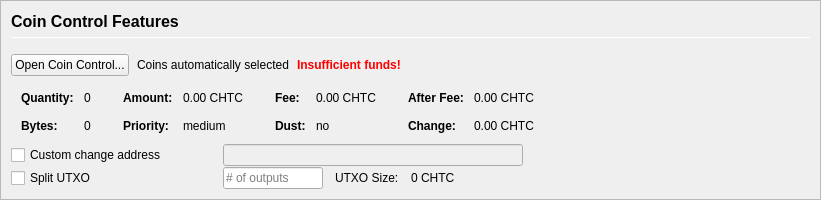
         <widget class="QFrame" name="frameCoinControl">
          <property name="sizePolicy">
           <sizepolicy hsizetype="Expanding" vsizetype="Expanding">
            <horstretch>0</horstretch>
            <verstretch>0</verstretch>
           </sizepolicy>
          </property>
          <property name="maximumSize">
           <size>
            <width>16777215</width>
            <height>16777215</height>
           </size>
          </property>
          <property name="frameShape">
           <enum>QFrame::StyledPanel</enum>
          </property>
          <property name="frameShadow">
           <enum>QFrame::Sunken</enum>
          </property>
          <layout class="QVBoxLayout" name="verticalLayoutCoinControl2">
           <property name="spacing">
            <number>0</number>
           </property>
           <property name="leftMargin">
            <number>0</number>
           </property>
           <property name="topMargin">
            <number>0</number>
           </property>
           <property name="rightMargin">
            <number>0</number>
           </property>
           <property name="bottomMargin">
            <number>0</number>
           </property>
           <item>
            <widget class="QFrame" name="frameCoinControl_BG">
             <layout class="QVBoxLayout" name="verticalLayoutCoinControl" stretch="0,0,0,0,0,0">
              <property name="spacing">
               <number>1</number>
              </property>
              <property name="leftMargin">
               <number>10</number>
              </property>
              <property name="topMargin">
               <number>10</number>
              </property>
              <item>
               <layout class="QHBoxLayout" name="horizontalLayoutCoinControl1">
                <property name="bottomMargin">
                 <number>15</number>
                </property>
                <item>
                 <layout class="QVBoxLayout" name="verticalLayout_3">
                  <property name="spacing">
                   <number>6</number>
                  </property>
                  <item>
                   <widget class="QLabel" name="labelCoinControlFeatures">
                    <property name="sizePolicy">
                     <sizepolicy hsizetype="Preferred" vsizetype="Maximum">
                      <horstretch>0</horstretch>
                      <verstretch>0</verstretch>
                     </sizepolicy>
                    </property>
                    <property name="minimumSize">
                     <size>
                      <width>0</width>
                      <height>20</height>
                     </size>
                    </property>
                    <property name="font">
                     <font>
                      <pointsize>12</pointsize>
                      <weight>75</weight>
                      <bold>true</bold>
                     </font>
                    </property>
                    <property name="styleSheet">
                     <string notr="true">font-weight:bold;</string>
                    </property>
                    <property name="text">
                     <string>Coin Control Features</string>
                    </property>
                   </widget>
                  </item>
                  <item>
                   <widget class="Line" name="line">
                    <property name="minimumSize">
                     <size>
                      <width>0</width>
                      <height>1</height>
                     </size>
                    </property>
                    <property name="maximumSize">
                     <size>
                      <width>16777215</width>
                      <height>1</height>
                     </size>
                    </property>
                    <property name="orientation">
                     <enum>Qt::Horizontal</enum>
                    </property>
                   </widget>
                  </item>
                 </layout>
                </item>
               </layout>
              </item>
              <item>
               <layout class="QHBoxLayout" name="horizontalLayoutCoinControl2" stretch="0,0,0,0">
                <property name="spacing">
                 <number>8</number>
                </property>
                <property name="bottomMargin">
                 <number>10</number>
                </property>
                <item>
                 <widget class="QPushButton" name="pushButtonCoinControl">
                  <property name="styleSheet">
                   <string notr="true"/>
                  </property>
                  <property name="text">
                   <string>Open Coin Control...</string>
                  </property>
                  <property name="autoDefault">
                   <bool>false</bool>
                  </property>
                 </widget>
                </item>
                <item>
                 <widget class="QLabel" name="labelCoinControlAutomaticallySelected">
                  <property name="text">
                   <string>Coins automatically selected</string>
                  </property>
                  <property name="margin">
                   <number>5</number>
                  </property>
                 </widget>
                </item>
                <item>
                 <widget class="QLabel" name="labelCoinControlInsuffFunds">
                  <property name="font">
                   <font>
                    <weight>75</weight>
                    <bold>true</bold>
                   </font>
                  </property>
                  <property name="styleSheet">
                   <string notr="true">color:red;font-weight:bold;</string>
                  </property>
                  <property name="text">
                   <string>Insufficient funds!</string>
                  </property>
                  <property name="margin">
                   <number>5</number>
                  </property>
                 </widget>
                </item>
                <item>
                 <spacer name="horizontalSpacerCoinControl">
                  <property name="orientation">
                   <enum>Qt::Horizontal</enum>
                  </property>
                  <property name="sizeHint" stdset="0">
                   <size>
                    <width>40</width>
                    <height>1</height>
                   </size>
                  </property>
                 </spacer>
                </item>
               </layout>
              </item>
              <item>
               <widget class="QWidget" name="widgetCoinControl" native="true">
                <property name="sizePolicy">
                 <sizepolicy hsizetype="Preferred" vsizetype="Preferred">
                  <horstretch>0</horstretch>
                  <verstretch>0</verstretch>
                 </sizepolicy>
                </property>
                <property name="minimumSize">
                 <size>
                  <width>0</width>
                  <height>0</height>
                 </size>
                </property>
                <property name="styleSheet">
                 <string notr="true"/>
                </property>
                <layout class="QHBoxLayout" name="horizontalLayoutCoinControl5">
                 <property name="leftMargin">
                  <number>0</number>
                 </property>
                 <property name="topMargin">
                  <number>0</number>
                 </property>
                 <property name="rightMargin">
                  <number>0</number>
                 </property>
                 <property name="bottomMargin">
                  <number>0</number>
                 </property>
                 <item>
                  <layout class="QHBoxLayout" name="horizontalLayoutCoinControl3" stretch="0,0,0,1">
                   <property name="spacing">
                    <number>20</number>
                   </property>
                   <property name="topMargin">
                    <number>0</number>
                   </property>
                   <property name="bottomMargin">
                    <number>10</number>
                   </property>
                   <item>
                    <layout class="QFormLayout" name="formLayoutCoinControl1">
                     <property name="horizontalSpacing">
                      <number>10</number>
                     </property>
                     <property name="verticalSpacing">
                      <number>14</number>
                     </property>
                     <property name="leftMargin">
                      <number>10</number>
                     </property>
                     <property name="topMargin">
                      <number>4</number>
                     </property>
                     <property name="rightMargin">
                      <number>6</number>
                     </property>
                     <item row="0" column="0">
                      <widget class="QLabel" name="labelCoinControlQuantityText">
                       <property name="font">
                        <font>
                         <weight>75</weight>
                         <bold>true</bold>
                        </font>
                       </property>
                       <property name="text">
                        <string>Quantity:</string>
                       </property>
                       <property name="margin">
                        <number>0</number>
                       </property>
                      </widget>
                     </item>
                     <item row="0" column="1">
                      <widget class="QLabel" name="labelCoinControlQuantity">
                       <property name="cursor">
                        <cursorShape>IBeamCursor</cursorShape>
                       </property>
                       <property name="contextMenuPolicy">
                        <enum>Qt::ActionsContextMenu</enum>
                       </property>
                       <property name="text">
                        <string notr="true">0</string>
                       </property>
                       <property name="margin">
                        <number>0</number>
                       </property>
                       <property name="textInteractionFlags">
                        <set>Qt::LinksAccessibleByMouse|Qt::TextSelectableByKeyboard|Qt::TextSelectableByMouse</set>
                       </property>
                      </widget>
                     </item>
                     <item row="1" column="0">
                      <widget class="QLabel" name="labelCoinControlBytesText">
                       <property name="font">
                        <font>
                         <weight>75</weight>
                         <bold>true</bold>
                        </font>
                       </property>
                       <property name="text">
                        <string>Bytes:</string>
                       </property>
                      </widget>
                     </item>
                     <item row="1" column="1">
                      <widget class="QLabel" name="labelCoinControlBytes">
                       <property name="cursor">
                        <cursorShape>IBeamCursor</cursorShape>
                       </property>
                       <property name="contextMenuPolicy">
                        <enum>Qt::ActionsContextMenu</enum>
                       </property>
                       <property name="text">
                        <string notr="true">0</string>
                       </property>
                       <property name="textInteractionFlags">
                        <set>Qt::LinksAccessibleByMouse|Qt::TextSelectableByKeyboard|Qt::TextSelectableByMouse</set>
                       </property>
                      </widget>
                     </item>
                    </layout>
                   </item>
                   <item>
                    <layout class="QFormLayout" name="formLayoutCoinControl2">
                     <property name="horizontalSpacing">
                      <number>10</number>
                     </property>
                     <property name="verticalSpacing">
                      <number>14</number>
                     </property>
                     <property name="leftMargin">
                      <number>6</number>
                     </property>
                     <property name="topMargin">
                      <number>4</number>
                     </property>
                     <property name="rightMargin">
                      <number>6</number>
                     </property>
                     <item row="0" column="0">
                      <widget class="QLabel" name="labelCoinControlAmountText">
                       <property name="font">
                        <font>
                         <weight>75</weight>
                         <bold>true</bold>
                        </font>
                       </property>
                       <property name="text">
                        <string>Amount:</string>
                       </property>
                       <property name="margin">
                        <number>0</number>
                       </property>
                      </widget>
                     </item>
                     <item row="0" column="1">
                      <widget class="QLabel" name="labelCoinControlAmount">
                       <property name="cursor">
                        <cursorShape>IBeamCursor</cursorShape>
                       </property>
                       <property name="contextMenuPolicy">
                        <enum>Qt::ActionsContextMenu</enum>
                       </property>
                       <property name="text">
                        <string notr="true">0.00 CHTC</string>
                       </property>
                       <property name="textInteractionFlags">
                        <set>Qt::LinksAccessibleByMouse|Qt::TextSelectableByKeyboard|Qt::TextSelectableByMouse</set>
                       </property>
                      </widget>
                     </item>
                     <item row="1" column="0">
                      <widget class="QLabel" name="labelCoinControlPriorityText">
                       <property name="font">
                        <font>
                         <weight>75</weight>
                         <bold>true</bold>
                        </font>
                       </property>
                       <property name="text">
                        <string>Priority:</string>
                       </property>
                      </widget>
                     </item>
                     <item row="1" column="1">
                      <widget class="QLabel" name="labelCoinControlPriority">
                       <property name="cursor">
                        <cursorShape>IBeamCursor</cursorShape>
                       </property>
                       <property name="contextMenuPolicy">
                        <enum>Qt::ActionsContextMenu</enum>
                       </property>
                       <property name="text">
                        <string>medium</string>
                       </property>
                       <property name="textInteractionFlags">
                        <set>Qt::LinksAccessibleByMouse|Qt::TextSelectableByKeyboard|Qt::TextSelectableByMouse</set>
                       </property>
                      </widget>
                     </item>
                    </layout>
                   </item>
                   <item>
                    <layout class="QFormLayout" name="formLayoutCoinControl3">
                     <property name="horizontalSpacing">
                      <number>10</number>
                     </property>
                     <property name="verticalSpacing">
                      <number>14</number>
                     </property>
                     <property name="leftMargin">
                      <number>6</number>
                     </property>
                     <property name="topMargin">
                      <number>4</number>
                     </property>
                     <property name="rightMargin">
                      <number>6</number>
                     </property>
                     <item row="0" column="0">
                      <widget class="QLabel" name="labelCoinControlFeeText">
                       <property name="font">
                        <font>
                         <weight>75</weight>
                         <bold>true</bold>
                        </font>
                       </property>
                       <property name="text">
                        <string>Fee:</string>
                       </property>
                       <property name="margin">
                        <number>0</number>
                       </property>
                      </widget>
                     </item>
                     <item row="0" column="1">
                      <widget class="QLabel" name="labelCoinControlFee">
                       <property name="cursor">
                        <cursorShape>IBeamCursor</cursorShape>
                       </property>
                       <property name="contextMenuPolicy">
                        <enum>Qt::ActionsContextMenu</enum>
                       </property>
                       <property name="text">
                        <string notr="true">0.00 CHTC</string>
                       </property>
                       <property name="textInteractionFlags">
                        <set>Qt::LinksAccessibleByMouse|Qt::TextSelectableByKeyboard|Qt::TextSelectableByMouse</set>
                       </property>
                      </widget>
                     </item>
                     <item row="1" column="0">
                      <widget class="QLabel" name="labelCoinControlLowOutputText">
                       <property name="font">
                        <font>
                         <weight>75</weight>
                         <bold>true</bold>
                        </font>
                       </property>
                       <property name="text">
                        <string>Dust:</string>
                       </property>
                      </widget>
                     </item>
                     <item row="1" column="1">
                      <widget class="QLabel" name="labelCoinControlLowOutput">
                       <property name="cursor">
                        <cursorShape>IBeamCursor</cursorShape>
                       </property>
                       <property name="contextMenuPolicy">
                        <enum>Qt::ActionsContextMenu</enum>
                       </property>
                       <property name="text">
                        <string>no</string>
                       </property>
                       <property name="textInteractionFlags">
                        <set>Qt::LinksAccessibleByMouse|Qt::TextSelectableByKeyboard|Qt::TextSelectableByMouse</set>
                       </property>
                      </widget>
                     </item>
                    </layout>
                   </item>
                   <item>
                    <layout class="QFormLayout" name="formLayoutCoinControl4">
                     <property name="horizontalSpacing">
                      <number>10</number>
                     </property>
                     <property name="verticalSpacing">
                      <number>14</number>
                     </property>
                     <property name="leftMargin">
                      <number>6</number>
                     </property>
                     <property name="topMargin">
                      <number>4</number>
                     </property>
                     <property name="rightMargin">
                      <number>6</number>
                     </property>
                     <item row="0" column="0">
                      <widget class="QLabel" name="labelCoinControlAfterFeeText">
                       <property name="font">
                        <font>
                         <weight>75</weight>
                         <bold>true</bold>
                        </font>
                       </property>
                       <property name="text">
                        <string>After Fee:</string>
                       </property>
                       <property name="margin">
                        <number>0</number>
                       </property>
                      </widget>
                     </item>
                     <item row="0" column="1">
                      <widget class="QLabel" name="labelCoinControlAfterFee">
                       <property name="cursor">
                        <cursorShape>IBeamCursor</cursorShape>
                       </property>
                       <property name="contextMenuPolicy">
                        <enum>Qt::ActionsContextMenu</enum>
                       </property>
                       <property name="text">
                        <string notr="true">0.00 CHTC</string>
                       </property>
                       <property name="textInteractionFlags">
                        <set>Qt::LinksAccessibleByMouse|Qt::TextSelectableByKeyboard|Qt::TextSelectableByMouse</set>
                       </property>
                      </widget>
                     </item>
                     <item row="1" column="0">
                      <widget class="QLabel" name="labelCoinControlChangeText">
                       <property name="font">
                        <font>
                         <weight>75</weight>
                         <bold>true</bold>
                        </font>
                       </property>
                       <property name="text">
                        <string>Change:</string>
                       </property>
                      </widget>
                     </item>
                     <item row="1" column="1">
                      <widget class="QLabel" name="labelCoinControlChange">
                       <property name="cursor">
                        <cursorShape>IBeamCursor</cursorShape>
                       </property>
                       <property name="contextMenuPolicy">
                        <enum>Qt::ActionsContextMenu</enum>
                       </property>
                       <property name="text">
                        <string notr="true">0.00 CHTC</string>
                       </property>
                       <property name="textInteractionFlags">
                        <set>Qt::LinksAccessibleByMouse|Qt::TextSelectableByKeyboard|Qt::TextSelectableByMouse</set>
                       </property>
                      </widget>
                     </item>
                    </layout>
                   </item>
                  </layout>
                 </item>
                </layout>
               </widget>
              </item>
              <item>
               <layout class="QHBoxLayout" name="horizontalLayoutCoinControl4">
                <property name="spacing">
                 <number>12</number>
                </property>
                <property name="sizeConstraint">
                 <enum>QLayout::SetDefaultConstraint</enum>
                </property>
                <property name="topMargin">
                 <number>0</number>
                </property>
                <property name="rightMargin">
                 <number>0</number>
                </property>
                <item>
                 <widget class="QCheckBox" name="checkBoxCoinControlChange">
                  <property name="sizePolicy">
                   <sizepolicy hsizetype="Preferred" vsizetype="Preferred">
                    <horstretch>0</horstretch>
                    <verstretch>0</verstretch>
                   </sizepolicy>
                  </property>
                  <property name="minimumSize">
                   <size>
                    <width>200</width>
                    <height>0</height>
                   </size>
                  </property>
                  <property name="maximumSize">
                   <size>
                    <width>200</width>
                    <height>16777215</height>
                   </size>
                  </property>
                  <property name="toolTip">
                   <string>If this is activated, but the change address is empty or invalid, change will be sent to a newly generated address.</string>
                  </property>
                  <property name="text">
                   <string>Custom change address</string>
                  </property>
                 </widget>
                </item>
                <item>
                 <widget class="QValidatedLineEdit" name="lineEditCoinControlChange">
                  <property name="enabled">
                   <bool>false</bool>
                  </property>
                  <property name="sizePolicy">
                   <sizepolicy hsizetype="Preferred" vsizetype="Preferred">
                    <horstretch>0</horstretch>
                    <verstretch>0</verstretch>
                   </sizepolicy>
                  </property>
                  <property name="minimumSize">
                   <size>
                    <width>300</width>
                    <height>0</height>
                   </size>
                  </property>
                 </widget>
                </item>
                <item>
                 <widget class="QLabel" name="labelCoinControlChangeLabel">
                  <property name="sizePolicy">
                   <sizepolicy hsizetype="Preferred" vsizetype="Preferred">
                    <horstretch>0</horstretch>
                    <verstretch>0</verstretch>
                   </sizepolicy>
                  </property>
                  <property name="minimumSize">
                   <size>
                    <width>100</width>
                    <height>0</height>
                   </size>
                  </property>
                  <property name="text">
                   <string/>
                  </property>
                  <property name="margin">
                   <number>3</number>
                  </property>
                 </widget>
                </item>
               </layout>
              </item>
              <item>
               <layout class="QHBoxLayout" name="horizontalLayoutCoinControl6">
                <property name="spacing">
                 <number>12</number>
                </property>
                <property name="rightMargin">
                 <number>0</number>
                </property>
                <item>
                 <widget class="QCheckBox" name="splitBlockCheckBox">
                  <property name="sizePolicy">
                   <sizepolicy hsizetype="Preferred" vsizetype="Preferred">
                    <horstretch>0</horstretch>
                    <verstretch>0</verstretch>
                   </sizepolicy>
                  </property>
                  <property name="minimumSize">
                   <size>
                    <width>200</width>
                    <height>0</height>
                   </size>
                  </property>
                  <property name="maximumSize">
                   <size>
                    <width>200</width>
                    <height>16777215</height>
                   </size>
                  </property>
                  <property name="text">
                   <string>Split UTXO</string>
                  </property>
                 </widget>
                </item>
                <item>
                 <widget class="QLineEdit" name="splitBlockLineEdit">
                  <property name="sizePolicy">
                   <sizepolicy hsizetype="Preferred" vsizetype="Preferred">
                    <horstretch>50</horstretch>
                    <verstretch>0</verstretch>
                   </sizepolicy>
                  </property>
                  <property name="minimumSize">
                   <size>
                    <width>100</width>
                    <height>0</height>
                   </size>
                  </property>
                  <property name="maximumSize">
                   <size>
                    <width>100</width>
                    <height>16777215</height>
                   </size>
                  </property>
                  <property name="placeholderText">
                   <string># of outputs</string>
                  </property>
                 </widget>
                </item>
                <item>
                 <widget class="QLabel" name="labelBlockSizeText">
                  <property name="text">
                   <string>UTXO Size:</string>
                  </property>
                 </widget>
                </item>
                <item>
                 <widget class="QLabel" name="labelBlockSize">
                  <property name="text">
                   <string>0 CHTC</string>
                  </property>
                 </widget>
                </item>
                <item>
                 <spacer name="horizontalSpacer_7">
                  <property name="orientation">
                   <enum>Qt::Horizontal</enum>
                  </property>
                  <property name="sizeHint" stdset="0">
                   <size>
                    <width>40</width>
                    <height>20</height>
                   </size>
                  </property>
                 </spacer>
                </item>
               </layout>
              </item>
              <item>
               <spacer name="verticalSpacerCoinControl">
                <property name="orientation">
                 <enum>Qt::Vertical</enum>
                </property>
                <property name="sizeHint" stdset="0">
                 <size>
                  <width>800</width>
                  <height>1</height>
                 </size>
                </property>
               </spacer>
              </item>
             </layout>
            </widget>
           </item>
          </layout>
         </widget>
